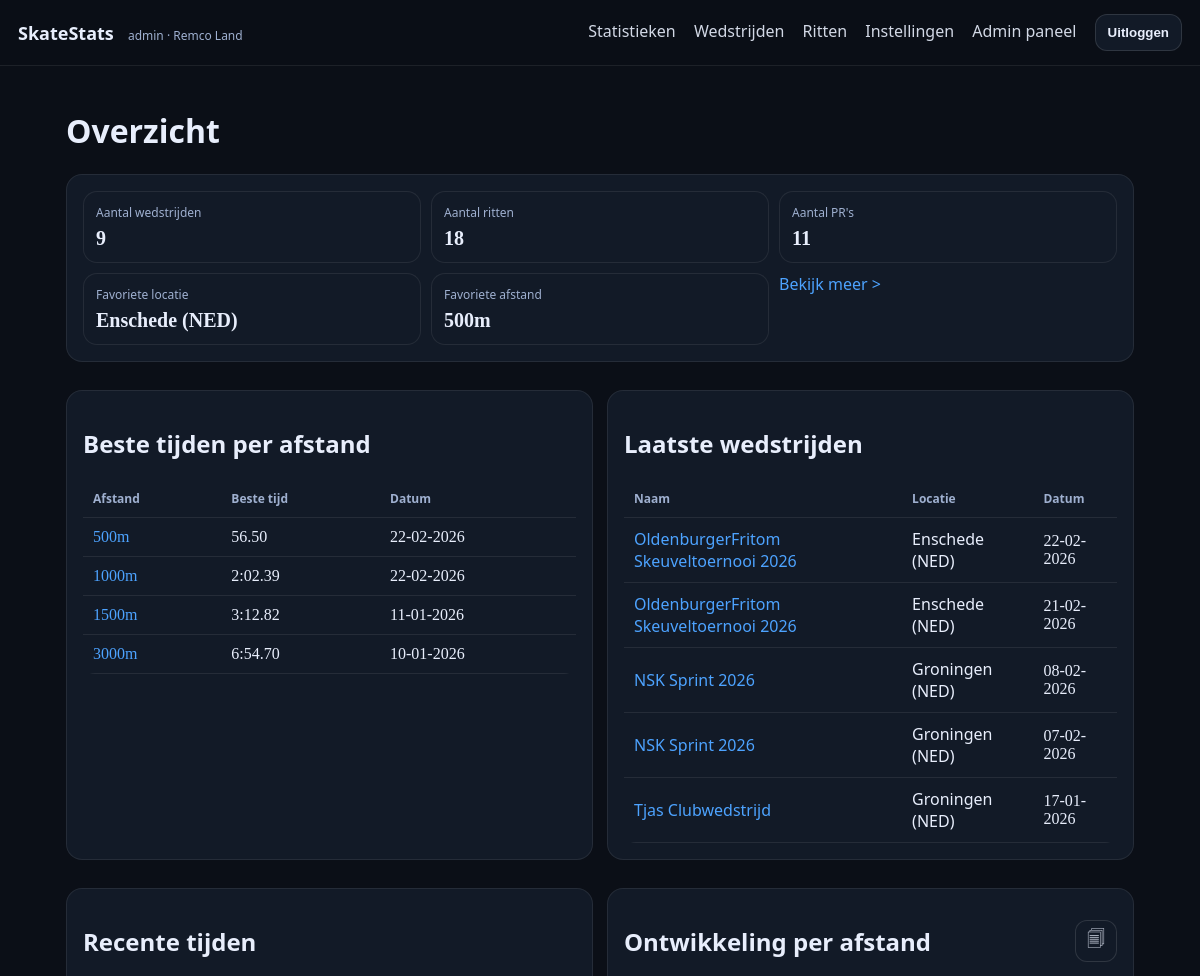
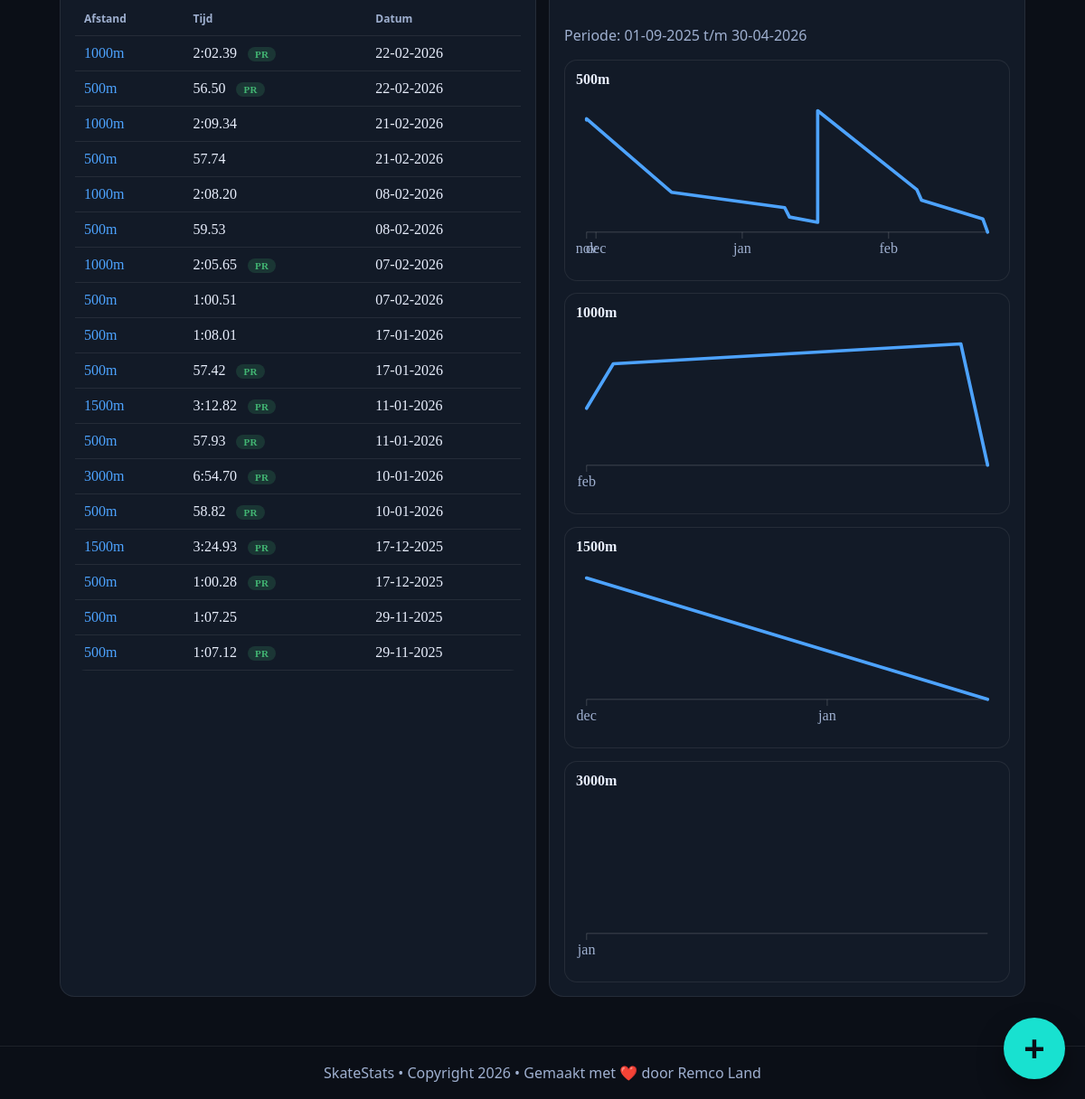
Screenshot of / (signed in) with the database file from the repository (2 pictures, top to bottom).
### tables this page shows
CREATE TABLE user (
              id INTEGER PRIMARY KEY AUTOINCREMENT,
              username TEXT NOT NULL UNIQUE,
              password_hash TEXT NOT NULL,
              skater_id INTEGER NOT NULL UNIQUE,
              is_admin INTEGER NOT NULL DEFAULT 0,
              created_at TEXT NOT NULL,
              updated_at TEXT NOT NULL,
              last_login_at TEXT, theme_preference TEXT NOT NULL DEFAULT 'dark',
              FOREIGN KEY (skater_id) REFERENCES skater(id) ON DELETE RESTRICT
            );

CREATE TABLE skater (
              id INTEGER PRIMARY KEY AUTOINCREMENT,
              name TEXT NOT NULL UNIQUE
            );

CREATE TABLE competition (
              id INTEGER PRIMARY KEY AUTOINCREMENT,
              name TEXT NOT NULL,
              venue TEXT,
              competition_date TEXT NOT NULL, -- YYYY-MM-DD
              notes TEXT,
              created_at TEXT NOT NULL
            , owner_user_id INTEGER);

CREATE TABLE race (
              id INTEGER PRIMARY KEY AUTOINCREMENT,
              competition_id INTEGER NOT NULL,
              skater_id INTEGER NOT NULL,
              distance_m INTEGER NOT NULL,
              category TEXT,
              class_name TEXT,
              lane TEXT,
              opponent TEXT,
              total_time_ms INTEGER,
              laps_csv TEXT,   -- "30.12,31.00,31.50"
              dnf INTEGER NOT NULL DEFAULT 0,
              notes TEXT,
              created_at TEXT NOT NULL,
              FOREIGN KEY (competition_id) REFERENCES competition(id) ON DELETE CASCADE,
              FOREIGN KEY (skater_id) REFERENCES skater(id) ON DELETE RESTRICT
            );

### app/main.py (the view)
@app.get("/", response_class=HTMLResponse)
def home(
    request: Request,
    trend_period: str = "season",
    trend_date_from: str = "",
    trend_date_to: str = "",
):
    current_user = require_user(request)
    with db() as conn:
        competition_count = conn.execute(
            "SELECT COUNT(*) AS count FROM competition WHERE owner_user_id = ?",
            (int(current_user["id"]),),
        ).fetchone()["count"]
        comps = conn.execute(
            """
            SELECT id, name, venue, competition_date
            FROM competition
            WHERE owner_user_id = ?
            ORDER BY competition_date DESC, id DESC
            LIMIT 5
            """,
            (int(current_user["id"]),),
        ).fetchall()
        recent_races = conn.execute(
            """
            SELECT r.id, r.distance_m, r.total_time_ms, r.dnf,
                   c.name AS competition_name, c.competition_date
            FROM race r
            JOIN competition c ON c.id = r.competition_id
            WHERE r.skater_id = ? AND c.owner_user_id = ?
            ORDER BY c.competition_date DESC, r.id DESC
            LIMIT 20
            """,
            (int(current_user["skater_id"]), int(current_user["id"])),
        ).fetchall()
        all_races = conn.execute(
            """
            SELECT r.id, r.distance_m, r.total_time_ms, r.dnf, r.lane,
                   c.name AS competition_name, c.competition_date, c.venue
            FROM race r
            JOIN competition c ON c.id = r.competition_id
            WHERE r.skater_id = ? AND c.owner_user_id = ? AND r.total_time_ms IS NOT NULL
            ORDER BY c.competition_date ASC, r.id ASC
            """,
            (int(current_user["skater_id"]), int(current_user["id"])),
        ).fetchall()
    best_times: dict[int, dict] = {}
    trend_rows: list[dict] = []
    races_by_distance: dict[int, list] = {}
    distance_counts: dict[int, int] = {}
    venue_counts: dict[str, int] = {}
    pr_progress = build_pr_progress(all_races)
    for race in all_races:
        races_by_distance.setdefault(race["distance_m"], []).append(race)
        if race["distance_m"] is not None:
            distance = int(race["distance_m"])
            distance_counts[distance] = distance_counts.get(distance, 0) + 1
        if race["venue"]:
            venue_counts[race["venue"]] = venue_counts.get(race["venue"], 0) + 1
        if race["dnf"] != 1:
            current_best = best_times.get(race["distance_m"])
            if current_best is None or race["total_time_ms"] < current_best["total_time_ms"]:
                best_times[race["distance_m"]] = race
    favorite_venue = "-"
    if venue_counts:
        favorite_venue = sorted(venue_counts.items(), key=lambda item: (-item[1], item[0].lower()))[0][0]
    favorite_distance = "-"
    if distance_counts:
        favorite_distance = f"{sorted(distance_counts.items(), key=lambda item: (-item[1], item[0]))[0][0]}m"
    selected_trend_period = trend_period if trend_period in {"month", "season", "custom"} else "season"
    selected_trend_date_from = trend_date_from.strip()
    selected_trend_date_to = trend_date_to.strip()
    trend_error_message = ""
    pr_race_ids = collect_pr_race_ids(all_races)
    today = datetime.now().date()
    filter_start = None
    filter_end = None
    try:
        if selected_trend_period == "month":
            filter_end = today.strftime("%Y-%m-%d")
            filter_start = (today - timedelta(days=30)).strftime("%Y-%m-%d")
        elif selected_trend_period == "season":
            filter_start, filter_end = current_season_bounds(today)
        elif selected_trend_period == "custom":
            filter_start = parse_date_any(selected_trend_date_from) if selected_trend_date_from else None
            filter_end = parse_date_any(selected_trend_date_to) if selected_trend_date_to else None
    except ValueError:
        trend_error_message = "Ongeldig custom datumbereik."
        selected_trend_period = "season"
        filter_start, filter_end = current_season_bounds(today)
    for distance in sorted(races_by_distance):
        rows = races_by_distance[distance]
        valid_rows = [row for row in rows if row["total_time_ms"] is not None and row["dnf"] != 1]
        if filter_start:
            valid_rows = [row for row in valid_rows if row["competition_date"] >= filter_start]
        if filter_end:
            valid_rows = [row for row in valid_rows if row["competition_date"] <= filter_end]
        if not valid_rows:
            continue
        trend_rows.append(
            {
                "distance_m": distance,
                "count": len(valid_rows),
                "sparkline": build_sparkline(valid_rows, filter_start, filter_end),
            }
        )
    return render(
        request,
        "index.html",
        comps=comps,
        competition_count=competition_count,
        race_count=len(all_races),
        pr_count=len(pr_race_ids),
        favorite_venue=favorite_venue,
        favorite_distance=favorite_distance,
        best_times=[best_times[d] for d in sorted(best_times)],
        trend_rows=trend_rows,
        selected_trend_period=selected_trend_period,
        selected_trend_date_from=selected_trend_date_from,
        selected_trend_date_to=selected_trend_date_to,
        trend_filters_open=bool(
            trend_error_message
            or selected_trend_period != "season"
            or selected_trend_date_from
            or selected_trend_date_to
        ),
        trend_filter_label=(
            f"{fmt_date_ymd_to_dmy(filter_start)} t/m {fmt_date_ymd_to_dmy(filter_end)}"
            if filter_start and filter_end
            else "Vrij bereik"
        ),
        trend_error_message=trend_error_message,
        recent_races=[{**dict(row), **pr_progress.get(int(row["id"]), {})} for row in recent_races],
        fmt_ms=fmt_ms,
        fmt_date=fmt_date_ymd_to_dmy,
    )

### app/templates/index.html (shortened to what this page needs)
{% extends "base.html" %}
{% block content %}
  <h1>Overzicht</h1>
  <section class="card">
    <div class="grid3">
      <div class="stat">
        <div class="label">Aantal wedstrijden</div>
        <div class="value mono">{{ competition_count }}</div>
      </div>
      <div class="stat">
        <div class="label">Aantal ritten</div>
        <div class="value mono">{{ race_count }}</div>
      </div>
      <div class="stat">
        <div class="label">Aantal PR's</div>
        <div class="value mono">{{ pr_count }}</div>
      </div>
      <div class="stat stat-hide-mobile">
        <div class="label">Favoriete locatie</div>
        <div class="value mono">{{ favorite_venue }}</div>
      </div>
      <div class="stat stat-hide-mobile">
        <div class="label">Favoriete afstand</div>
        <div class="value mono">{{ favorite_distance }}</div>
      </div>
        <a href="/stats">Bekijk meer &gt;</a>
  </section>
  <div class="grid">
    <section class="card">
      <h2>Beste tijden per afstand</h2>
      {% if best_times|length == 0 %}
        <p>Nog geen geldige tijden beschikbaar.</p>
      {% else %}
        <table>
          <thead>
            <tr><th>Afstand</th><th>Beste tijd</th><th>Datum</th></tr>
          </thead>
          <tbody>
            {% for r in best_times %}
              <tr>
                <td class="mono"><a href="/races/{{ r.id }}">{{ r.distance_m }}m</a></td>
                <td class="mono">{{ fmt_ms(r.total_time_ms) }}</td>
                <td class="mono">{{ fmt_date(r.competition_date) }}</td>
              </tr>
            {% endfor %}
          </tbody>
        </table>
      {% endif %}
    </section>
    <section class="card">
      <h2>Laatste wedstrijden</h2>
      {% if comps|length == 0 %}
        <p>Nog geen wedstrijden. Voeg er een toe bij <a href="/competitions">Wedstrijden</a>.</p>
      {% else %}
        <table>
          <thead>
            <tr><th>Naam</th><th>Locatie</th><th>Datum</th></tr>
          </thead>
          <tbody>
            {% for c in comps %}
              <tr>
                <td><a href="/competitions/{{ c.id }}">{{ c.name }}</a></td>
                <td>{{ c.venue or "-" }}</td>
                <td class="mono">{{ fmt_date(c.competition_date) }}</td>
              </tr>
            {% endfor %}
          </tbody>
        </table>
      {% endif %}
    </section>
  </div>
  <div class="grid">
    <section class="card">
      <h2>Recente tijden</h2>
      {% if recent_races|length == 0 %}
        <p>Nog geen tijden. Voeg je eerste toe via <a href="/races/new">Nieuwe tijd</a>.</p>
      {% else %}
        <table>
          <thead>
            <tr><th>Afstand</th><th>Tijd</th><th>Datum</th></tr>
          </thead>
          <tbody>
            {% for r in recent_races %}
              <tr>
                <td class="mono"><a href="/races/{{ r.id }}">{{ r.distance_m }}m</a></td>
                <td class="mono">
                  {{ fmt_ms(r.total_time_ms) }}{% if r.dnf == 1 %} (DNF){% endif %}
                  {% if r.is_pr %}
                    <span class="badge-pr">PR</span>
                  {% endif %}
                </td>
                <td class="mono">{{ fmt_date(r.competition_date) }}</td>
              </tr>
            {% endfor %}
          </tbody>
        </table>
      {% endif %}
    </section>
    <section class="card">
      <details class="trend-filters-shell" {% if trend_filters_open %}open{% endif %}>
        <summary class="section-header trend-filters-summary">
          <h2>Ontwikkeling per afstand</h2>
          <span class="btn-icon" aria-hidden="true">&#x1F5D0;</span>
        </summary>
      </details>
      <p class="muted">Periode: {{ trend_filter_label }}</p>
      {% if trend_rows|length == 0 %}
        <p>Nog onvoldoende data voor grafieken.</p>
      {% else %}
        <div class="trend-list">
          {% for trend in trend_rows %}
            <div class="trend-item">
              <div class="row">
                <strong class="mono">{{ trend.distance_m }}m</strong>
              </div>
              {% if trend.sparkline %}
                <div class="sparkline-wrap">
                  <svg class="sparkline js-sparkline" viewBox="0 0 {{ trend.sparkline.width }} {{ trend.sparkline.height }}" preserveAspectRatio="xMidYMid meet" data-distance="{{ trend.distance_m }}m">
                    <line
                      x1="{{ trend.sparkline.left_padding }}"
                      y1="{{ trend.sparkline.baseline_y }}"
                      x2="{{ trend.sparkline.width - trend.sparkline.right_padding }}"
                      y2="{{ trend.sparkline.baseline_y }}"
                      class="sparkline-axis"
                    ></line>
                    {% for tick in trend.sparkline.month_ticks %}
                      <line
                        x1="{{ tick.x }}"
                        y1="{{ trend.sparkline.baseline_y }}"
                        x2="{{ tick.x }}"
                        y2="{{ trend.sparkline.baseline_y + 5 }}"
                        class="sparkline-axis"
                      ></line>
                      <text x="{{ tick.x }}" y="{{ trend.sparkline.baseline_y + 16 }}" class="sparkline-label">{{ tick.label }}</text>
                    {% endfor %}
                    <polyline points="{{ trend.sparkline.points }}" class="sparkline-line" pathLength="100" />
                    {% for point in trend.sparkline.circles %}
                      <circle
                        cx="{{ point.x }}"
                        cy="{{ point.y }}"
                        r="4.5"
                        data-date="{{ point.tooltip_date }}"
                        data-name="{{ point.tooltip_name }}"
                        data-time="{{ point.tooltip_time }}"
                        data-distance="{{ trend.distance_m }}m"
                        data-count="{{ point.tooltip_count }}"
                        data-href="{{ point.href }}"
                      ></circle>
                    {% endfor %}
                  </svg>
                </div>
              {% endif %}
            </div>
          {% endfor %}
        </div>
      {% endif %}
    </section>
  </div>
{% endblock %}

### app/templates/base.html (shortened to what this page needs)
<!doctype html>
<html lang="nl" data-theme="{{ active_theme }}" data-theme-preference="{{ theme_preference }}">
  <head>
    <link rel="stylesheet" href="/static/style.css" />
  </head>
  <body data-theme="{{ active_theme }}" data-theme-preference="{{ theme_preference }}">
    <header class="topbar">
      <div class="brand">
        <a href="/">{{ app_title }}</a>
        {% if current_user %}
          <span class="tag">{{ current_user.username }} · {{ owner_name }}</span>
        {% else %}
          <span class="tag">login required</span>
        {% endif %}
      </div>
      {% if current_user %}
        <nav class="nav-desktop">
          <a href="/stats">Statistieken</a>
          <a href="/competitions">Wedstrijden</a>
          <a href="/races">Ritten</a>
          <a href="/account/settings">Instellingen</a>
          {% if current_user.is_admin == 1 %}
            <a href="/admin/users">Admin paneel</a>
          {% endif %}
          <form method="post" action="/logout" class="inline-form">
            <button type="submit" class="btn-secondary">Uitloggen</button>
          </form>
        </nav>
      {% endif %}
    </header>
    <main class="container">
      {% block content %}{% endblock %}
    </main>
    {% if current_user %}
      <div class="fab-menu" data-open="false">
        <button type="button" class="fab-toggle" aria-label="Snelle acties" aria-expanded="false">+</button>
      </div>
    {% endif %}
    <footer class="footer">
      <span>SkateStats • Copyright 2026 • Gemaakt met ❤️ door Remco Land</span>
    </footer>
  </body>
</html>

### rows the page displays
user: username "admin"
skater: name "Remco Land"
competition: venue "Enschede (NED)", competition_date "10-01-2026", competition_date "10-01-2026"
race: distance_m "500", total_time_ms "56.50", distance_m "500", total_time_ms "56.50"
competition: competition_date "22-02-2026", name "OldenburgerFritom Skeuveltoernooi 2026", venue "Enschede (NED)", competition_date "22-02-2026" "22-02-2026"
race: distance_m "1000", total_time_ms "2:02.39", distance_m "1000", total_time_ms "2:02.39"
race: distance_m "1500", total_time_ms "3:12.82", distance_m "1500", total_time_ms "3:12.82"
competition: competition_date "11-01-2026", competition_date "11-01-2026" "11-01-2026"
race: distance_m "3000", total_time_ms "6:54.70", shows "PR", label "jan"
competition: name "OldenburgerFritom Skeuveltoernooi 2026", venue "Enschede (NED)", competition_date "21-02-2026", competition_date "21-02-2026" "21-02-2026"
competition: name "NSK Sprint 2026", venue "Groningen (NED)", competition_date "08-02-2026", competition_date "08-02-2026" "08-02-2026"
competition: name "NSK Sprint 2026", venue "Groningen (NED)", competition_date "07-02-2026", competition_date "07-02-2026"
competition: name "Tjas Clubwedstrijd", venue "Groningen (NED)", competition_date "17-01-2026", competition_date "17-01-2026" "17-01-2026"
race: distance_m "1000", total_time_ms "2:09.34"
race: distance_m "500", total_time_ms "57.74"
race: distance_m "1000", total_time_ms "2:08.20"
race: distance_m "500", total_time_ms "59.53"
race: distance_m "1000", total_time_ms "2:05.65", shows "PR", label "feb"
race: distance_m "500", total_time_ms "1:00.51"
race: distance_m "500", total_time_ms "1:08.01"
race: distance_m "500", total_time_ms "57.42"
race: distance_m "500", total_time_ms "57.93"
race: distance_m "500", total_time_ms "58.82"
race: distance_m "1500", total_time_ms "3:24.93", shows "PR", label "dec" "jan"
competition: competition_date "17-12-2025", competition_date "17-12-2025"
race: distance_m "500", total_time_ms "1:00.28"
race: distance_m "500", total_time_ms "1:07.25"
competition: competition_date "29-11-2025", competition_date "29-11-2025"
race: distance_m "500", total_time_ms "1:07.12", shows "PR", label "nov" "dec" "jan" "feb"

### other values shown
{{ app_title }} "SkateStats"
{{ competition_count }} "9"
{{ race_count }} "18"
{{ pr_count }} "11"
{{ favorite_distance }} "500m"
{{ trend_filter_label }} "01-09-2025 t/m 30-04-2026"
